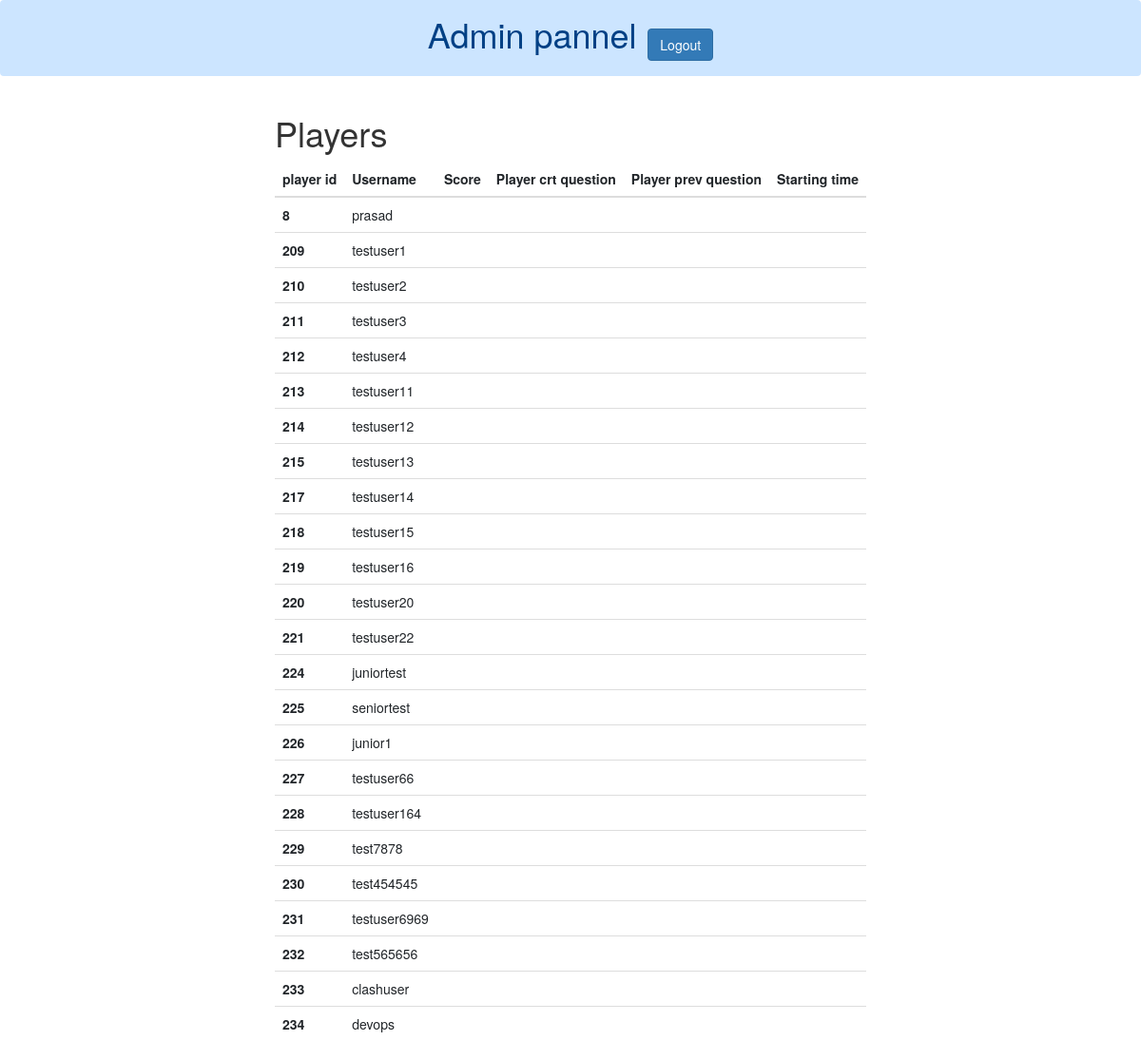
The app's page /settingwale/ (signed in), older data.
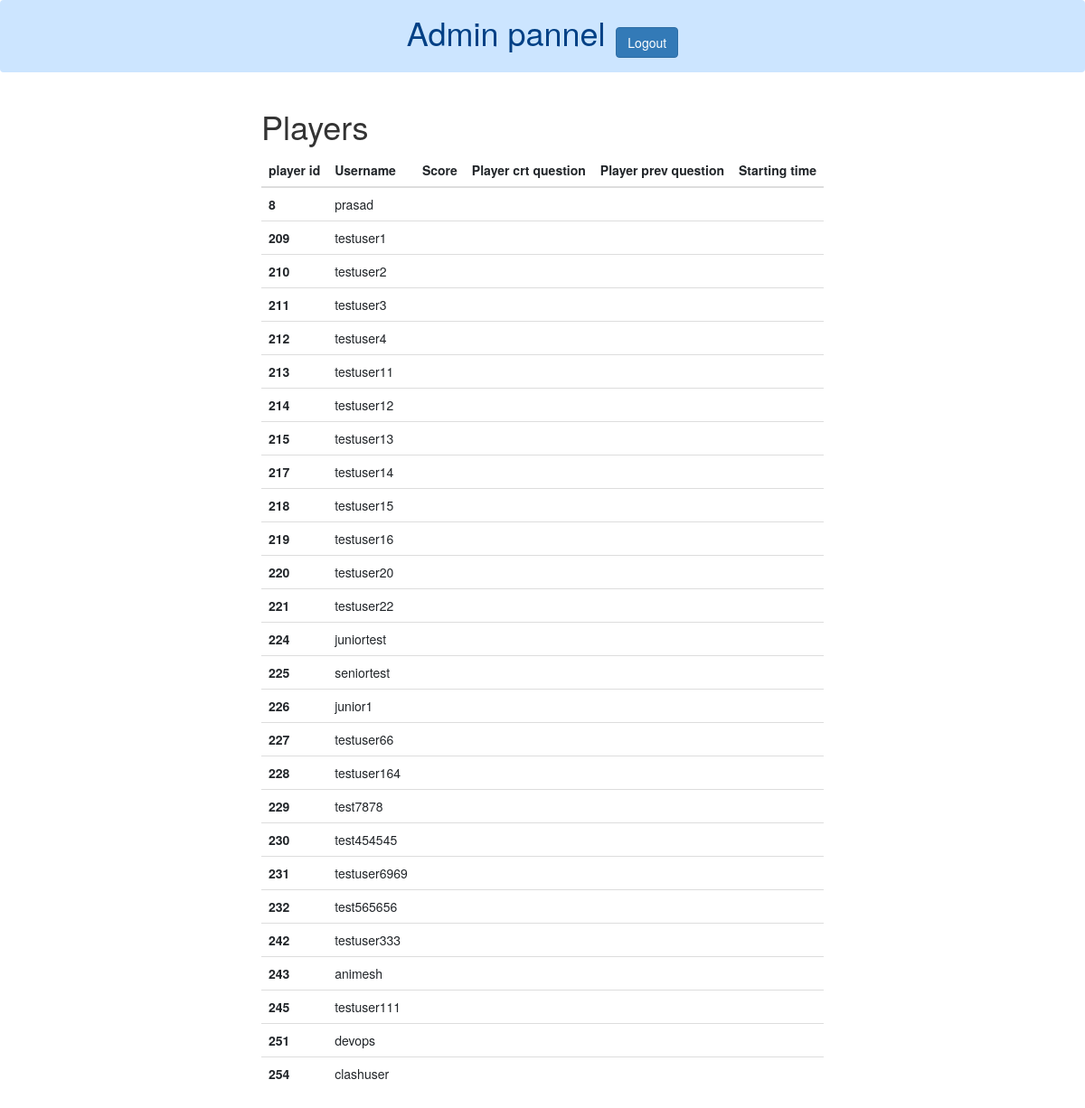
The same page, newer data.
### app_1/models.py (models this page shows, shortened)
class Player(models.Model):
    user=models.OneToOneField(User, on_delete=models.CASCADE)
    playerScore = models.IntegerField(blank=True,default=0)
    questionList=models.TextField(null=True,blank=True)
    questionNumber = models.IntegerField(default=random.randint(1,10),null=True,blank=True)  #random question number of player
    questionIndex = models.IntegerField(default=1)                                   #number visible to user sequentialy
    isStarted=models.BooleanField(default=False)              #to check user started quizz or not
    isEnded=models.BooleanField(default=False)              #to check user started quizz or not
    rank = models.IntegerField(blank=True,null=True)
    previousQuestion = models.IntegerField(blank=True,default=0)
    startTime = models.DateTimeField(null=True,blank=True)  #actual starting time
    EndTime = models.DateTimeField(null=True,blank=True)  #game current time
    lifelineArray = models.TextField(blank=True,null=True,default="[]")
    lifelineActivationFlag = models.BooleanField(default=False)
    marksAdd=models.IntegerField(null=True,blank=True,default=4)  #marks add
    marksSubstract=models.IntegerField(null=True,blank=True,default=-2) #marks sub
    chatBotResponse = models.TextField(blank = True) # store chatBot ques. and ans 3rd lifelinr
    isTeamChoices = [
        (True,"True"),
        (False,"False")
    ]
    isTeam = models.BooleanField(choices=isTeamChoices,default=True)
    isJuniorChoices = [
        (True,"True"),
        (False,"False")
    ]
    isJunior = models.BooleanField(choices=isJuniorChoices,default=True)
    tabSwitchCount = models.IntegerField(default=0)
    maxStreak = models.IntegerField(default = 0)

### app_1/views.py (the view)
# urls.py: path('settingwale/', views.settingwale, name='settingwale'),
@login_required(login_url='login')
def settingwale(request):
    context={}
    players = Player.objects.all()
    context["players"]=players
    return render(request,"app_1/settingwale.html",context)

### app_1/templates/app_1/settingwale.html (shortened to what this page needs)
<!DOCTYPE html>
<html lang="en">
<head>
    <link rel="stylesheet" href="https://cdn.jsdelivr.net/npm/bootstrap@4.4.1/dist/css/bootstrap.min.css">
    <link rel="stylesheet" href="https://maxcdn.bootstrapcdn.com/bootstrap/3.4.1/css/bootstrap.min.css">
</head>
<body>
    <div class="alert alert-primary  text-center " role="alert">
        <h1 class="d-inline">Admin pannel</h1> &nbsp; <a href="/signout"><button class="btn btn-primary">Logout</button></a>
      </div>
    <div class="d-flex justify-content-around">
        <div>
            <h1>Players</h1>
            <table class="table table-hover">
                <thead>
                <tr>
                    <th scope="col">player id</th>
                    <th scope="col">Username</th>
                    <th scope="col">Score</th>
                    <th scope="col">Player crt question</th>
                    <th scope="col">Player prev question</th>
                    <th scope="col">Starting time</th>
                </tr>
                </thead>
                <tbody>
                    {% for player in players %}
                <tr>
                    <th scope="row">{{player.id}}</th>
                    <td>{{player.user}}</td>
                    <td>{{player.p_current_score}}</td>
                    <td>{{player.p_current_question}}</td>
                    <td>{{player.p_previous_question}}</td>
                    <td>{{player.p_starting_time}}</td>
                </tr>
                {% endfor %}
                </tbody>
            </table>
        </div>
    </div>
</body>
</html>

Row changes from the older to the newer data that the page shows:
removed Player: id "233", user "clashuser"
removed Player: id "234", user "devops"
added Player: id "242", user "testuser333"
added Player: id "243", user "animesh"
added Player: id "245", user "testuser111"
added Player: id "251", user "devops"
added Player: id "254", user "clashuser"
